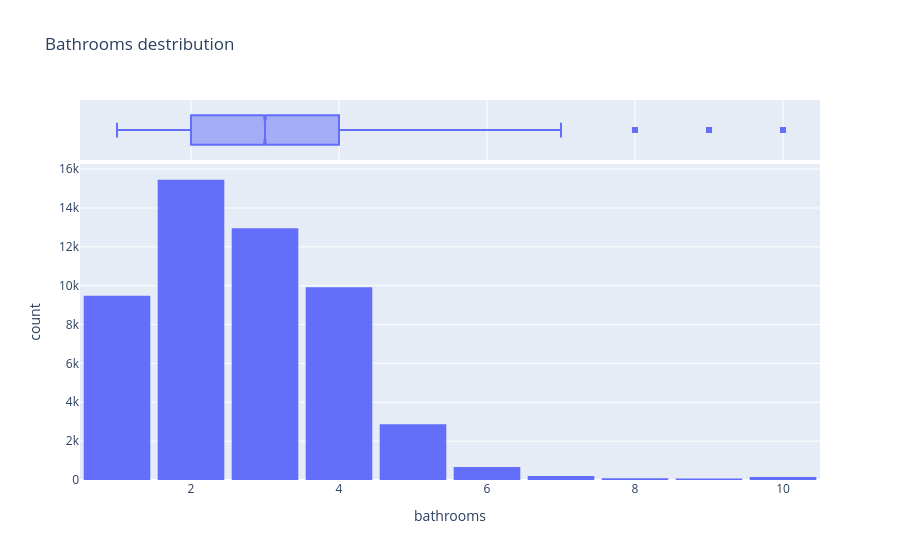

Notebook source saved alongside this figure:
### Markdown cell above
### bathrooms destribution

### Code cell
figure = px.histogram(houses_df,
                     x='bathrooms',
                     marginal ='box',
                     nbins = 10,
                     title='Bathrooms destribution')
figure.update_layout(bargap=0.1)
figure.show()

### Figure 1 — Plotly figure (JSON) as saved in the notebook; plotly's stock layout.template omitted (floating-point values rounded to 4 significant figures; data arrays with more than 128 entries replaced by an {"elided": "..."} marker saying what was removed)
{"data": [{"bingroup": "x", "hovertemplate": "bathrooms=%{x}<br>count=%{y}<extra></extra>", "legendgroup": "", "marker": {"color": "#636efa", "pattern": {"shape": ""}}, "name": "", "nbinsx": 10, "orientation": "v", "showlegend": false, "type": "histogram", "x": {"elided": "51888 int values"}, "xaxis": "x", "yaxis": "y"}, {"hovertemplate": "bathrooms=%{x}<extra></extra>", "legendgroup": "", "marker": {"color": "#636efa"}, "name": "", "notched": true, "showlegend": false, "type": "box", "x": {"elided": "51888 int values"}, "xaxis": "x2", "yaxis": "y2"}], "layout": {"bargap": 0.1, "barmode": "relative", "legend": {"tracegroupgap": 0}, "title": {"text": "Bathrooms destribution"}, "xaxis": {"anchor": "y", "domain": [0, 1], "title": {"text": "bathrooms"}}, "xaxis2": {"anchor": "y2", "domain": [0, 1], "matches": "x", "showgrid": true, "showticklabels": false}, "yaxis": {"anchor": "x", "domain": [0, 0.8316], "title": {"text": "count"}}, "yaxis2": {"anchor": "x2", "domain": [0.8416, 1], "matches": "y2", "showgrid": false, "showline": false, "showticklabels": false, "ticks": ""}}}
